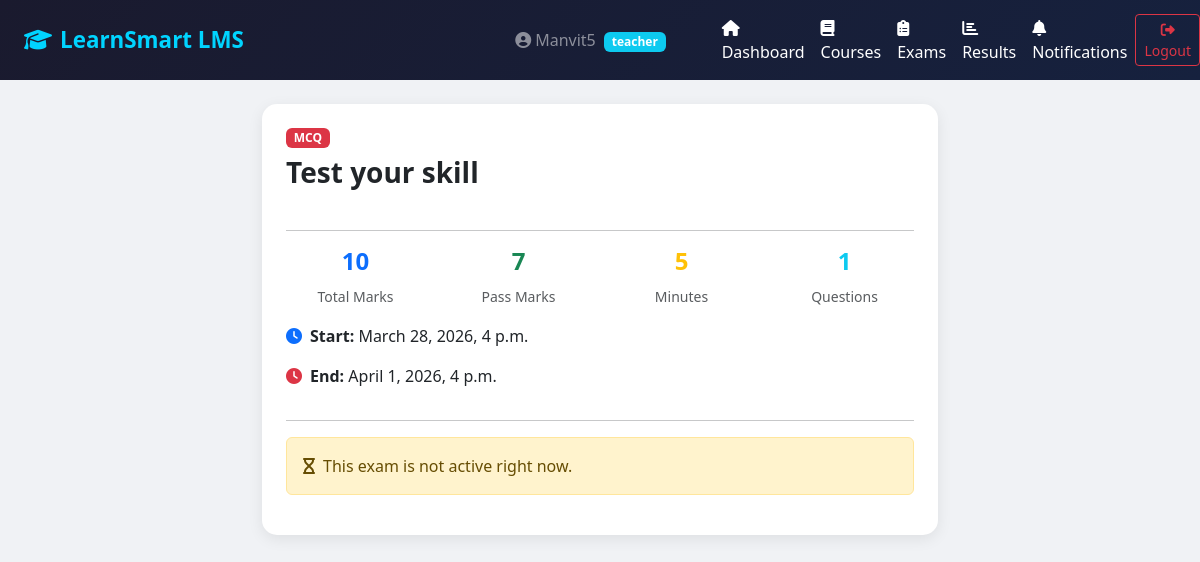
Page /exams/1/ (signed in) on the committed database.
### accounts/models.py (models this page shows, shortened)
class CustomUser(AbstractUser):
    ROLE_CHOICES = [
        ('student', 'Student'),
        ('teacher', 'Teacher'),
        ('admin',   'Admin'),
    ]
    role        = models.CharField(max_length=10, choices=ROLE_CHOICES, default='student')
    phone       = models.CharField(max_length=15, blank=True)
    profile_pic = models.ImageField(upload_to='profiles/', blank=True, null=True)
    is_verified = models.BooleanField(default=False)
    created_at  = models.DateTimeField(auto_now_add=True)

### exams/models.py (models this page shows, shortened)
class Exam(models.Model):
    TYPE_CHOICES = [
        ('mcq', 'Multiple Choice'),
        ('true_false', 'True / False'),
        ('mixed', 'Mixed'),
    ]
    course            = models.ForeignKey('courses.Course', on_delete=models.CASCADE, related_name='exams')
    title             = models.CharField(max_length=200)
    description       = models.TextField(blank=True)
    exam_type         = models.CharField(max_length=12, choices=TYPE_CHOICES, default='mcq')
    total_marks       = models.PositiveIntegerField(default=100)
    pass_marks        = models.PositiveIntegerField(default=40)
    duration_min      = models.PositiveIntegerField(default=60)
    start_time        = models.DateTimeField()
    end_time          = models.DateTimeField()
    is_published      = models.BooleanField(default=False)
    shuffle_questions = models.BooleanField(default=True)
    created_by        = models.ForeignKey('accounts.CustomUser', on_delete=models.CASCADE, related_name='exams_created')
    created_at        = models.DateTimeField(auto_now_add=True)
    def is_active(self):
        now = timezone.now()
        return self.start_time <= now <= self.end_time and self.is_published

### exams/views.py (the view)
# urls.py: path('<int:pk>/',                views.exam_detail,   name='exam_detail'),
@login_required
def exam_detail(request, pk):
    exam = get_object_or_404(Exam, pk=pk)
    already_attempted = ExamResult.objects.filter(
        student=request.user, exam=exam).exists()
    return render(request, 'exams/exam_detail.html', {
        'exam': exam,
        'already_attempted': already_attempted,
        'is_active': exam.is_active(),
    })

### templates/exams/exam_detail.html (shortened to what this page needs)
{% extends 'base.html' %}
{% block content %}
<div class="container py-4" style="max-width:700px;">
    <div class="card p-4">
        <span class="badge bg-danger mb-2" style="width:fit-content">{{ exam.exam_type|upper }}</span>
        <h3 class="fw-bold">{{ exam.title }}</h3>
        <hr>
        <div class="row text-center mb-3">
            <div class="col-3">
                <h4 class="text-primary fw-bold">{{ exam.total_marks }}</h4>
                <small class="text-muted">Total Marks</small>
            </div>
            <div class="col-3">
                <h4 class="text-success fw-bold">{{ exam.pass_marks }}</h4>
                <small class="text-muted">Pass Marks</small>
            </div>
            <div class="col-3">
                <h4 class="text-warning fw-bold">{{ exam.duration_min }}</h4>
                <small class="text-muted">Minutes</small>
            </div>
            <div class="col-3">
                <h4 class="text-info fw-bold">{{ exam.questions.count }}</h4>
                <small class="text-muted">Questions</small>
            </div>
        </div>
        <p><i class="fas fa-clock me-2 text-primary"></i><strong>Start:</strong> {{ exam.start_time }}</p>
        <p><i class="fas fa-clock me-2 text-danger"></i><strong>End:</strong> {{ exam.end_time }}</p>
        <hr>
        {% if already_attempted %}
        <div class="alert alert-info">
            <i class="fas fa-check-circle me-2"></i>You have already attempted this exam.
            <a href="{% url 'my_results' %}" class="alert-link">View your result</a>
        </div>
        {% elif is_active %}
        <a href="{% url 'start_exam' exam.pk %}" class="btn btn-danger btn-lg w-100">
            <i class="fas fa-play me-2"></i>Start Exam Now
        </a>
        {% else %}
        <div class="alert alert-warning">
            <i class="fas fa-hourglass me-2"></i>This exam is not active right now.
        </div>
        {% endif %}
    </div>
</div>
{% endblock %}

### templates/base.html (shortened to what this page needs)
<!DOCTYPE html>
<html lang="en">
<head>
    <link href="https://cdn.jsdelivr.net/npm/bootstrap@5.3.0/dist/css/bootstrap.min.css" rel="stylesheet">
    <link href="https://cdnjs.cloudflare.com/ajax/libs/font-awesome/6.4.0/css/all.min.css" rel="stylesheet">
</head>
<body>
<nav class="navbar navbar-expand-lg navbar-dark">
    <div class="container-fluid px-4">
        <a class="navbar-brand" href="{% url 'dashboard' %}">
            <i class="fas fa-graduation-cap me-2"></i>LearnSmart LMS
        </a>
        {% if user.is_authenticated %}
        <div class="ms-auto d-flex align-items-center gap-3">
            <span class="text-white-50">
                <i class="fas fa-user-circle me-1"></i>{{ user.username }}
                <span class="badge bg-info ms-1">{{ user.role }}</span>
            </span>
        </div>
        {% endif %}
    </div>
    {% if user.is_authenticated %}
<div class="collapse navbar-collapse" id="navMenu">
    <ul class="navbar-nav me-auto ms-4">
        <li class="nav-item">
            <a class="nav-link text-white" href="{% url 'dashboard' %}">
                <i class="fas fa-home me-1"></i>Dashboard
            </a>
        </li>
        <li class="nav-item">
            <a class="nav-link text-white" href="{% url 'course_list' %}">
                <i class="fas fa-book me-1"></i>Courses
            </a>
        </li>
        <li class="nav-item">
            <a class="nav-link text-white" href="{% url 'exam_list' %}">
                <i class="fas fa-clipboard-list me-1"></i>Exams
            </a>
        </li>
        <li class="nav-item">
            <a class="nav-link text-white" href="{% url 'my_results' %}">
                <i class="fas fa-chart-bar me-1"></i>Results
            </a>
        </li>
        <li class="nav-item">
            <a class="nav-link text-white" href="{% url 'notifications' %}">
                <i class="fas fa-bell me-1"></i>Notifications
            </a>
        </li>
    </ul>
</div>
    <a href="{% url 'logout' %}" class="btn btn-sm btn-outline-danger">
                <i class="fas fa-sign-out-alt"></i> Logout
            </a>
{% endif %}
</nav>
{% block content %}{% endblock %}
</body>
</html>

### templates/base.html (style rules this page uses)
body { background-color: #f0f2f5; }
.navbar { background: linear-gradient(135deg, #1a1a2e, #16213e); }
.navbar-brand { font-weight: 700; font-size: 1.4rem; color: #00d4ff !important; }
.card { border: none; border-radius: 15px; box-shadow: 0 4px 15px rgba(0,0,0,0.08); }

### rows in the picture
CustomUser: username "Manvit5", role "teacher"
Exam: exam_type "MCQ", title "Test your skill", total_marks "10", pass_marks "7", duration_min "5", questions.count "1", start_time "March 28, 2026, 4 p.m.", end_time "April 1, 2026, 4 p.m."
